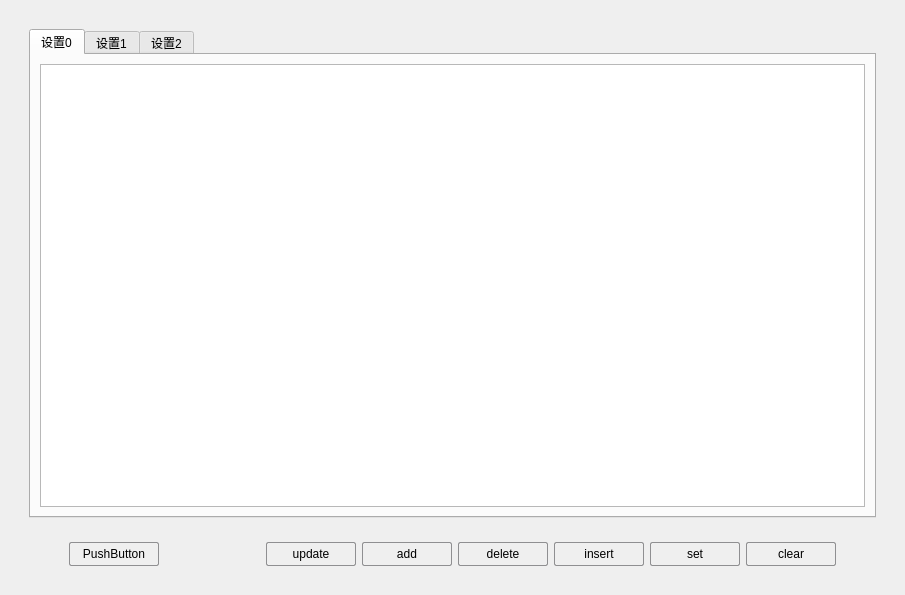
<?xml version="1.0" encoding="UTF-8"?>
<ui version="4.0">
 <class>Form</class>
 <widget class="QWidget" name="Form">
  <property name="geometry">
   <rect>
    <x>0</x>
    <y>0</y>
    <width>905</width>
    <height>595</height>
   </rect>
  </property>
  <property name="windowTitle">
   <string>Form</string>
  </property>
  <property name="styleSheet">
   <string notr="true">QPushButton {
    border: 1px solid #8f8f91;
    border-radius: 2px;
    background-color: qlineargradient(x1: 0, y1: 0, x2: 0, y2: 1,
                                    stop: 0 #f6f7fa, stop: 1 #dadbde);
    min-width: 80px;
    padding: 4px;
}

QPushButton:pressed {
    background-color: qlineargradient(x1: 0, y1: 0, x2: 0, y2: 1,
                                    stop: 0 #dadbde, stop: 1 #f6f7fa);
}

QPushButton:flat {
    border: none;
}

QPushButton:default {
    border-color: navy;
}</string>
  </property>
  <layout class="QHBoxLayout" name="horizontalLayout">
   <item>
    <widget class="QWidget" name="widgetCenter" native="true">
     <layout class="QVBoxLayout" name="verticalLayout_2">
      <item>
       <widget class="QWidget" name="widget_2" native="true">
        <layout class="QVBoxLayout" name="verticalLayout">
         <item>
          <widget class="QTabWidget" name="tabWidget">
           <property name="currentIndex">
            <number>0</number>
           </property>
           <widget class="QWidget" name="Tab1">
            <attribute name="title">
             <string>设置0</string>
            </attribute>
            <layout class="QHBoxLayout" name="horizontalLayout_2">
             <item>
              <widget class="QTableView" name="tableView"/>
             </item>
            </layout>
           </widget>
           <widget class="QWidget" name="tab_2">
            <attribute name="title">
             <string>设置1</string>
            </attribute>
            <layout class="QHBoxLayout" name="horizontalLayout_4">
             <item>
              <widget class="QTableView" name="tableView_2"/>
             </item>
            </layout>
           </widget>
           <widget class="QWidget" name="tab_3">
            <attribute name="title">
             <string>设置2</string>
            </attribute>
            <layout class="QHBoxLayout" name="horizontalLayout_5">
             <item>
              <widget class="QTableView" name="tableView_3"/>
             </item>
            </layout>
           </widget>
          </widget>
         </item>
        </layout>
       </widget>
      </item>
      <item>
       <widget class="QWidget" name="widget" native="true">
        <property name="maximumSize">
         <size>
          <width>16777215</width>
          <height>50</height>
         </size>
        </property>
        <layout class="QHBoxLayout" name="horizontalLayout_3">
         <item>
          <spacer name="horizontalSpacer">
           <property name="orientation">
            <enum>Qt::Horizontal</enum>
           </property>
           <property name="sizeType">
            <enum>QSizePolicy::Maximum</enum>
           </property>
           <property name="sizeHint" stdset="0">
            <size>
             <width>40</width>
             <height>20</height>
            </size>
           </property>
          </spacer>
         </item>
         <item>
          <widget class="QPushButton" name="pushButtonSave">
           <property name="text">
            <string>PushButton</string>
           </property>
          </widget>
         </item>
         <item>
          <spacer name="horizontalSpacer_3">
           <property name="orientation">
            <enum>Qt::Horizontal</enum>
           </property>
           <property name="sizeHint" stdset="0">
            <size>
             <width>40</width>
             <height>20</height>
            </size>
           </property>
          </spacer>
         </item>
         <item>
          <widget class="QPushButton" name="pushButtonUpdate">
           <property name="text">
            <string>update</string>
           </property>
          </widget>
         </item>
         <item>
          <widget class="QPushButton" name="pushButtonadd">
           <property name="text">
            <string>add</string>
           </property>
          </widget>
         </item>
         <item>
          <widget class="QPushButton" name="pushButtondelete">
           <property name="text">
            <string>delete</string>
           </property>
          </widget>
         </item>
         <item>
          <widget class="QPushButton" name="pushButtoninsert">
           <property name="text">
            <string>insert</string>
           </property>
          </widget>
         </item>
         <item>
          <widget class="QPushButton" name="pushButtonset">
           <property name="text">
            <string>set</string>
           </property>
          </widget>
         </item>
         <item>
          <widget class="QPushButton" name="pushButtonclear">
           <property name="text">
            <string>clear</string>
           </property>
          </widget>
         </item>
         <item>
          <spacer name="horizontalSpacer_2">
           <property name="orientation">
            <enum>Qt::Horizontal</enum>
           </property>
           <property name="sizeType">
            <enum>QSizePolicy::Maximum</enum>
           </property>
           <property name="sizeHint" stdset="0">
            <size>
             <width>40</width>
             <height>20</height>
            </size>
           </property>
          </spacer>
         </item>
        </layout>
       </widget>
      </item>
     </layout>
    </widget>
   </item>
  </layout>
 </widget>
 <resources/>
 <connections/>
</ui>
